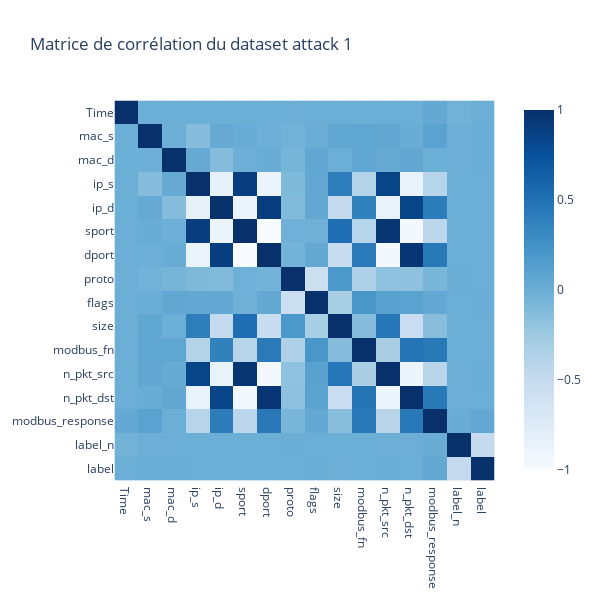

Source (notebook cell):
### Markdown cell above
Nous pouvons voir que ip_s, sport et n_pkt_src sont très corrélés, de même pour ip_d, dport et n_pkt_dst. \
Il y a également une forte corrélation négative entre les ports/ip sources et ceux de destination \
Cela semble plutot logique, car les échanges sont normalement entre les mêmes appareils.

### Code cell
df = df_net_1

object_cols = df.select_dtypes(include=['object']).columns
le = LabelEncoder()
for col in object_cols:
    df[col] = le.fit_transform(df[col].astype(str))

correlation_matrix = df.corr()

#print(f"Matrice de corrélation pour le DataFrame {dataframes.index(df) + 1}")
#print(correlation_matrix)

fig = px.imshow(correlation_matrix, title="Matrice de corrélation du dataset attack 1", color_continuous_scale="blues", zmin=-1, zmax=1, height=600, width=600)
fig.show()

### Figure 1 — Plotly figure (JSON) as saved in the notebook; plotly's stock layout.template omitted (floating-point values rounded to 4 significant figures; data arrays with more than 128 entries replaced by an {"elided": "..."} marker saying what was removed)
{"data": [{"coloraxis": "coloraxis", "hovertemplate": "x: %{x}<br>y: %{y}<br>color: %{z}<extra></extra>", "name": "0", "type": "heatmap", "x": ["Time", "mac_s", "mac_d", "ip_s", "ip_d", "sport", "dport", "proto", "flags", "size", "modbus_fn", "n_pkt_src", "n_pkt_dst", "modbus_response", "label_n", "label"], "xaxis": "x", "y": ["Time", "mac_s", "mac_d", "ip_s", "ip_d", "sport", "dport", "proto", "flags", "size", "modbus_fn", "n_pkt_src", "n_pkt_dst", "modbus_response", "label_n", "label"], "yaxis": "y", "z": {"elided": "16x16 float values"}}], "layout": {"coloraxis": {"cmax": 1, "cmin": -1, "colorscale": [[0, "rgb(247,251,255)"], [0.125, "rgb(222,235,247)"], [0.25, "rgb(198,219,239)"], [0.375, "rgb(158,202,225)"], [0.5, "rgb(107,174,214)"], [0.625, "rgb(66,146,198)"], [0.75, "rgb(33,113,181)"], [0.875, "rgb(8,81,156)"], [1, "rgb(8,48,107)"]]}, "height": 600, "title": {"text": "Matrice de corrélation du dataset attack 1"}, "width": 600, "xaxis": {"anchor": "y", "constrain": "domain", "domain": [0, 1], "scaleanchor": "y"}, "yaxis": {"anchor": "x", "autorange": "reversed", "constrain": "domain", "domain": [0, 1]}}}
